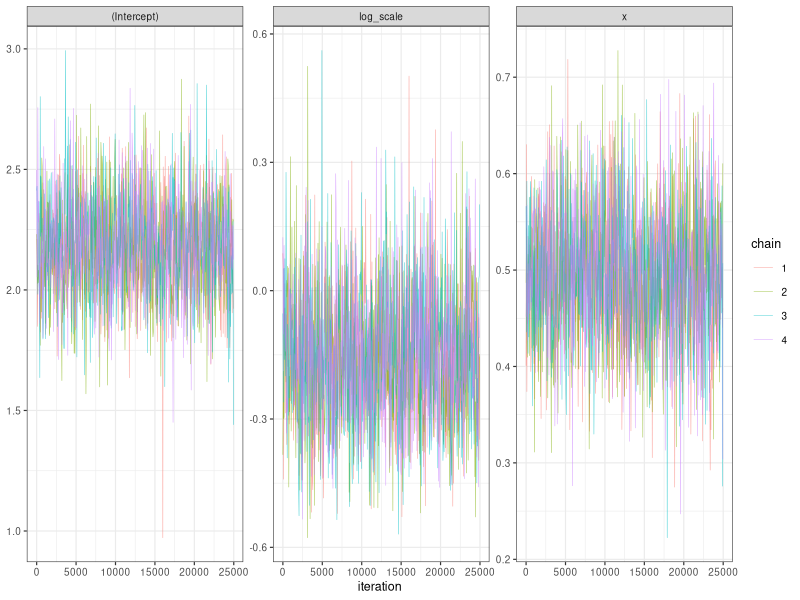
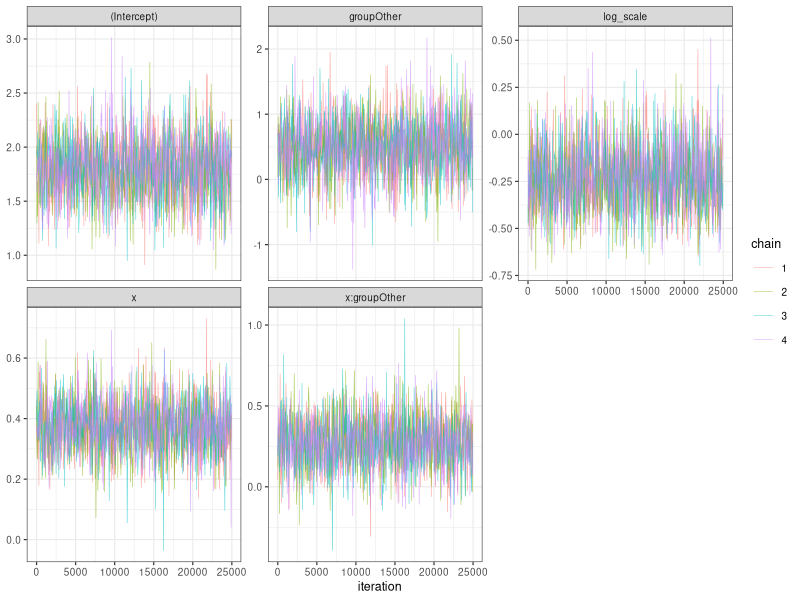

Write R code to recreate these figures, in order.
# Run from the paleo-islands project root.
library(MASS)
library(posterior)
library(ggplot2)
library(readxl)
dir.create("area-estimation/results/bayesian-no-malay-22-10ma", recursive = TRUE, showWarnings = FALSE)
dir.create("area-estimation/plots/bayesian-no-malay-22-10ma", recursive = TRUE, showWarnings = FALSE)
dir.create("area-estimation/logs/bayesian-no-malay-22-10ma", recursive = TRUE, showWarnings = FALSE)
# Compare pooled and region-specific relationships on the same 22 islands after the stated exclusions.
d <- read.csv("area-estimation/results/selected-27/input.csv")
d <- d[!d$island %in% c("Borneo", "Java", "Sumatra", "Sulawesi", "New Guinea"), ]
stopifnot(nrow(d) == 22)
d$x <- log(d$area_km2 / 10000)
write.csv(d, "area-estimation/results/bayesian-no-malay-22-10ma/calibration-data.csv", row.names = FALSE)
d$group <- factor(ifelse(d$region == "Caribbean", "Caribbean", "Other"), levels = c("Caribbean", "Other"))
write.csv(d, "area-estimation/results/bayesian-no-malay-22-10ma/calibration-data.csv", row.names = FALSE)
formulas <- list(simple = ~ x, separate = ~ x * group)
results <- list()
diagnostics <- data.frame()
acceptance <- data.frame()
traces <- data.frame()
started <- proc.time()[3]

# Four chains; proposal covariance fixed at posterior-mode curvature.
# Only proposal scale is tuned during warmup, then held fixed.
for (model in names(formulas)) {
  X <- model.matrix(formulas[[model]], d)
  p <- ncol(X)
  for (prior_width in 1) {
    id <- paste0(model, "_prior", prior_width)
    prior_mean <- rep(0, p)
    prior_mean[1] <- log(10)
    prior_mean[2] <- .4
    prior_sd <- rep(1.5, p)
    prior_sd[1] <- 2
    prior_sd[grepl("x", colnames(X), fixed = TRUE)] <- .5
    prior_sd <- prior_sd * prior_width
    # log(sigma) or log(NB size) is sampled with the appropriate prior.
    log_target <- function(theta) {
      beta <- theta[seq_len(p)]
      eta <- as.vector(X %*% beta)
      scale <- exp(theta[p+1])
      if (!is.finite(scale) || scale < 1e-10 || scale > 1e10) return(-Inf)
      lp <- sum(dnorm(beta, prior_mean, prior_sd, log = TRUE))
      if (model %in% c("simple", "separate")) {
        ll <- sum(dnorm(log(d$n_sp), eta, scale, log = TRUE))
        lp <- lp + dnorm(scale, 0, 1.5*prior_width, log = TRUE) + log(scale)
      } else {
        ll <- sum(dnbinom(d$n_sp, mu = exp(eta), size = scale, log = TRUE))
        lp <- lp + dnorm(log(scale), log(2), 1.5*prior_width, log = TRUE)
      }
      if (!is.finite(ll + lp)) return(-Inf)
      ll + lp
    }
    start <- c(prior_mean, 0)
    mode <- optim(start, function(z) -log_target(z), method = "BFGS", hessian = TRUE,
                  control = list(maxit = 2000, reltol = 1e-10))
    stopifnot(mode$convergence == 0, min(eigen(mode$hessian, symmetric = TRUE)$values) > 0)
    L <- t(chol(solve(mode$hessian)))
    chains <- array(NA_real_, c(25000, 4, p+1),
                    dimnames = list(NULL, paste0("chain",1:4), c(colnames(X), "log_scale")))
    for (chain in 1:4) {
      set.seed(261000 + 100*match(model, names(formulas)) + 10*prior_width + chain)
      theta <- as.vector(mode$par + L %*% rnorm(p+1, sd = 2))
      value <- log_target(theta)
      step <- 2.38/sqrt(p+1)
      accepted <- 0
      block <- 0
      for (iteration in 1:30000) {
        proposal <- as.vector(theta + step * L %*% rnorm(p+1))
        candidate <- log_target(proposal)
        if (log(runif(1)) < candidate - value) {
          theta <- proposal; value <- candidate
          block <- block + 1
          if (iteration > 5000) accepted <- accepted + 1
        }
        if (iteration <= 5000 && iteration %% 100 == 0) {
          step <- step * exp(.3*(block/100 - .234))
          block <- 0
        }
        if (iteration > 5000) chains[iteration-5000, chain, ] <- theta
      }
      acceptance <- rbind(acceptance, data.frame(model = id, chain = chain, acceptance = accepted/25000))
    }
    summary <- as.data.frame(summarise_draws(as_draws_array(chains)))
    summary$model <- id
    diagnostics <- rbind(diagnostics, summary)
    draws <- rbind(chains[,1,], chains[,2,], chains[,3,], chains[,4,])
    results[[id]] <- list(draws = draws, chains = chains, formula = formulas[[model]],
      prior_mean = prior_mean, prior_sd = prior_sd, mode = mode$par)
    for (j in seq_len(p+1)) {
      for (chain in 1:4) {
        traces <- rbind(traces, data.frame(model = id, parameter = dimnames(chains)[[3]][j],
          chain = factor(chain), iteration = seq(1,25000,by=50), value = chains[seq(1,25000,by=50),chain,j]))
      }
    }
    cat(id, "max Rhat", max(summary$rhat), "min ESS", min(summary$ess_bulk, summary$ess_tail), "\n")
    saveRDS(results, "area-estimation/results/bayesian-no-malay-22-10ma/regression-posteriors.rds")
  }
}
write.csv(diagnostics, "area-estimation/results/bayesian-no-malay-22-10ma/convergence.csv", row.names = FALSE)
write.csv(acceptance, "area-estimation/results/bayesian-no-malay-22-10ma/acceptance.csv", row.names = FALSE)
for (model in names(results)) {
  z <- traces[traces$model == model, ]
  plot <- ggplot(z, aes(iteration, value, colour = chain)) + geom_line(linewidth = .2, alpha = .65) +
    facet_wrap(~parameter, scales = "free_y", ncol = 3) + theme_bw(base_size = 9) + labs(y = NULL)
  ggsave(paste0("area-estimation/plots/bayesian-no-malay-22-10ma/traces-", model, ".pdf"), plot, width = 10, height = 7)
}
cat("Elapsed seconds:", proc.time()[3]-started, "\n")
capture.output(sessionInfo(), file = "area-estimation/logs/bayesian-no-malay-22-10ma/session-info.txt")
stopifnot(all(diagnostics$rhat < 1.01), all(diagnostics$ess_bulk > 400), all(diagnostics$ess_tail > 400))
